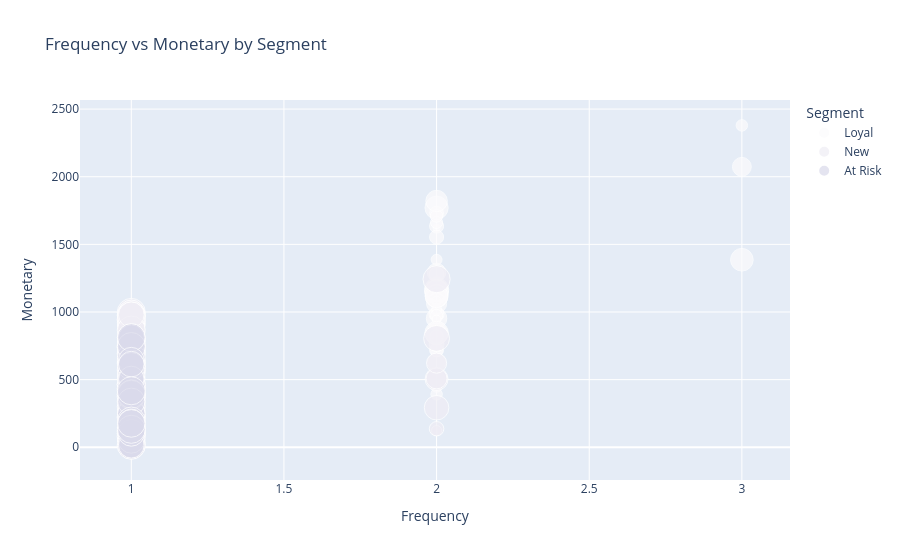

Source (notebook cell):
### Markdown cell above
# 4. Monetary vs Frequency Bubble Chart

### Code cell
fig = px.scatter(rfm, x='Frequency', y='Monetary', color='Segment',
                 size='Recency', hover_data=['CustomerID'],
                 title='Frequency vs Monetary by Segment',
                 color_discrete_sequence=px.colors.sequential.Purples)
fig.show()

### Figure 1 — Plotly figure (JSON) as saved in the notebook; plotly's stock layout.template omitted (floating-point values rounded to 4 significant figures; data arrays with more than 128 entries replaced by an {"elided": "..."} marker saying what was removed)
{"data": [{"customdata": {"elided": "160x1 int values"}, "hovertemplate": "Segment=Loyal<br>Frequency=%{x}<br>Monetary=%{y}<br>Recency=%{marker.size}<br>CustomerID=%{customdata[0]}<extra></extra>", "legendgroup": "Loyal", "marker": {"color": "rgb(252,251,253)", "size": {"elided": "160 int values"}, "sizemode": "area", "sizeref": 0.1525, "symbol": "circle"}, "mode": "markers", "name": "Loyal", "orientation": "v", "showlegend": true, "type": "scatter", "x": {"elided": "160 int values"}, "xaxis": "x", "y": {"elided": "160 float values"}, "yaxis": "y"}, {"customdata": {"elided": "634x1 int values"}, "hovertemplate": "Segment=New<br>Frequency=%{x}<br>Monetary=%{y}<br>Recency=%{marker.size}<br>CustomerID=%{customdata[0]}<extra></extra>", "legendgroup": "New", "marker": {"color": "rgb(239,237,245)", "size": {"elided": "634 int values"}, "sizemode": "area", "sizeref": 0.1525, "symbol": "circle"}, "mode": "markers", "name": "New", "orientation": "v", "showlegend": true, "type": "scatter", "x": {"elided": "634 int values"}, "xaxis": "x", "y": {"elided": "634 float values"}, "yaxis": "y"}, {"customdata": {"elided": "152x1 int values"}, "hovertemplate": "Segment=At Risk<br>Frequency=%{x}<br>Monetary=%{y}<br>Recency=%{marker.size}<br>CustomerID=%{customdata[0]}<extra></extra>", "legendgroup": "At Risk", "marker": {"color": "rgb(218,218,235)", "size": {"elided": "152 int values"}, "sizemode": "area", "sizeref": 0.1525, "symbol": "circle"}, "mode": "markers", "name": "At Risk", "orientation": "v", "showlegend": true, "type": "scatter", "x": {"elided": "152 int values"}, "xaxis": "x", "y": {"elided": "152 float values"}, "yaxis": "y"}], "layout": {"legend": {"itemsizing": "constant", "title": {"text": "Segment"}, "tracegroupgap": 0}, "title": {"text": "Frequency vs Monetary by Segment"}, "xaxis": {"anchor": "y", "domain": [0, 1], "title": {"text": "Frequency"}}, "yaxis": {"anchor": "x", "domain": [0, 1], "title": {"text": "Monetary"}}}}
